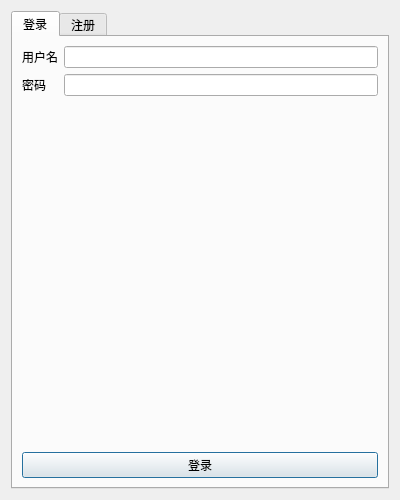
<?xml version="1.0" encoding="UTF-8"?>
<ui version="4.0">
 <class>LoginDialog</class>
 <widget class="QDialog" name="LoginDialog">
  <property name="geometry">
   <rect>
    <x>0</x>
    <y>0</y>
    <width>400</width>
    <height>500</height>
   </rect>
  </property>
  <property name="windowTitle">
   <string>登录/注册</string>
  </property>
  <layout class="QVBoxLayout" name="verticalLayout">
   <item>
    <widget class="QTabWidget" name="tabWidget">
     <property name="currentIndex">
      <number>0</number>
     </property>
     <widget class="QWidget" name="tab_login">
      <attribute name="title">
       <string>登录</string>
      </attribute>
      <layout class="QVBoxLayout" name="verticalLayout_login">
       <item>
        <layout class="QFormLayout" name="formLayout_login">
         <item row="0" column="0">
          <widget class="QLabel" name="label_username_login">
           <property name="text">
            <string>用户名</string>
           </property>
          </widget>
         </item>
         <item row="0" column="1">
          <widget class="QLineEdit" name="le_username_login">
           <property name="maxLength">
            <number>40</number>
           </property>
          </widget>
         </item>
         <item row="1" column="0">
          <widget class="QLabel" name="label_password_login">
           <property name="text">
            <string>密码</string>
           </property>
          </widget>
         </item>
         <item row="1" column="1">
          <widget class="QLineEdit" name="le_password_login">
           <property name="maxLength">
            <number>40</number>
           </property>
           <property name="echoMode">
            <enum>QLineEdit::Password</enum>
           </property>
          </widget>
         </item>
        </layout>
       </item>
       <item>
        <spacer name="verticalSpacer_login">
         <property name="orientation">
          <enum>Qt::Vertical</enum>
         </property>
         <property name="sizeHint" stdset="0">
          <size>
           <width>20</width>
           <height>40</height>
          </size>
         </property>
        </spacer>
       </item>
       <item>
        <widget class="QPushButton" name="pb_login">
         <property name="text">
          <string>登录</string>
         </property>
        </widget>
       </item>
      </layout>
     </widget>
     <widget class="QWidget" name="tab_register">
      <attribute name="title">
       <string>注册</string>
      </attribute>
      <layout class="QVBoxLayout" name="verticalLayout_register">
       <item>
        <layout class="QFormLayout" name="formLayout_register">
         <item row="0" column="0">
          <widget class="QLabel" name="label_username_register">
           <property name="text">
            <string>用户名</string>
           </property>
          </widget>
         </item>
         <item row="0" column="1">
          <widget class="QLineEdit" name="le_username_register">
           <property name="maxLength">
            <number>40</number>
           </property>
          </widget>
         </item>
         <item row="1" column="0">
          <widget class="QLabel" name="label_password_register">
           <property name="text">
            <string>密码</string>
           </property>
          </widget>
         </item>
         <item row="1" column="1">
          <widget class="QLineEdit" name="le_password_register">
           <property name="maxLength">
            <number>40</number>
           </property>
           <property name="echoMode">
            <enum>QLineEdit::Password</enum>
           </property>
          </widget>
         </item>
         <item row="2" column="0">
          <widget class="QLabel" name="label_confirm_password">
           <property name="text">
            <string>确认密码</string>
           </property>
          </widget>
         </item>
         <item row="2" column="1">
          <widget class="QLineEdit" name="le_confirm_password">
           <property name="maxLength">
            <number>40</number>
           </property>
           <property name="echoMode">
            <enum>QLineEdit::Password</enum>
           </property>
          </widget>
         </item>
        </layout>
       </item>
       <item>
        <widget class="QGroupBox" name="groupBox_hobbies">
         <property name="title">
          <string>喜好选择</string>
         </property>
         <layout class="QVBoxLayout" name="verticalLayout_hobbies">
          <item>
           <layout class="QHBoxLayout" name="horizontalLayout_select">
            <item>
             <widget class="QCheckBox" name="cb_selectAll">
              <property name="text">
               <string>全选</string>
              </property>
             </widget>
            </item>
            <item>
             <widget class="QCheckBox" name="cb_deselectAll">
              <property name="text">
               <string>全不选</string>
              </property>
             </widget>
            </item>
            <item>
             <spacer name="horizontalSpacer_select">
              <property name="orientation">
               <enum>Qt::Horizontal</enum>
              </property>
              <property name="sizeHint" stdset="0">
               <size>
                <width>40</width>
                <height>20</height>
               </size>
              </property>
             </spacer>
            </item>
           </layout>
          </item>
          <item>
           <layout class="QGridLayout" name="gridLayout_hobbies">
            <item row="0" column="0">
             <widget class="QCheckBox" name="cb_food">
              <property name="text">
               <string>美食</string>
              </property>
             </widget>
            </item>
            <item row="0" column="1">
             <widget class="QCheckBox" name="cb_funny">
              <property name="text">
               <string>搞笑</string>
              </property>
             </widget>
            </item>
            <item row="0" column="2">
             <widget class="QCheckBox" name="cb_ennegy">
              <property name="text">
               <string>正能量</string>
              </property>
             </widget>
            </item>
            <item row="0" column="3">
             <widget class="QCheckBox" name="cb_dance">
              <property name="text">
               <string>舞蹈</string>
              </property>
             </widget>
            </item>
            <item row="1" column="0">
             <widget class="QCheckBox" name="cb_music">
              <property name="text">
               <string>歌曲</string>
              </property>
             </widget>
            </item>
            <item row="1" column="1">
             <widget class="QCheckBox" name="cb_video">
              <property name="text">
               <string>影视</string>
              </property>
             </widget>
            </item>
            <item row="1" column="2">
             <widget class="QCheckBox" name="cb_outside">
              <property name="text">
               <string>户外</string>
              </property>
             </widget>
            </item>
            <item row="1" column="3">
             <widget class="QCheckBox" name="cb_edu">
              <property name="text">
               <string>教育</string>
              </property>
             </widget>
            </item>
           </layout>
          </item>
         </layout>
        </widget>
       </item>
       <item>
        <spacer name="verticalSpacer_register">
         <property name="orientation">
          <enum>Qt::Vertical</enum>
         </property>
         <property name="sizeHint" stdset="0">
          <size>
           <width>20</width>
           <height>40</height>
          </size>
         </property>
        </spacer>
       </item>
       <item>
        <layout class="QHBoxLayout" name="horizontalLayout_register_buttons">
         <item>
          <widget class="QPushButton" name="pb_register">
           <property name="text">
            <string>注册</string>
           </property>
          </widget>
         </item>
         <item>
          <widget class="QPushButton" name="pb_clear">
           <property name="text">
            <string>清空</string>
           </property>
          </widget>
         </item>
        </layout>
       </item>
      </layout>
     </widget>
    </widget>
   </item>
  </layout>
 </widget>
 <resources/>
 <connections/>
</ui>
